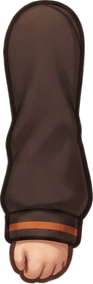
#> input picture pet/candidates/walk-proportions/rig/far-arm.png, 93 x 284 px; its folder holds 4 pictures in this run
$ python render_articulated.py
#> lines starting #> are read from the running program, lines starting #| are printed output that depends on the picture
"""Render a registered, two-bone cutout walk with a planted stance foot.

The illustrated parts rotate as rigid pieces. Inverse kinematics preserves
bone lengths; the support foot travels linearly opposite to page movement.
"""
from __future__ import annotations
from functools import lru_cache
from pathlib import Path
import math
import numpy as np
from PIL import Image, ImageEnhance, ImageDraw, ImageFilter, ImageChops

ROOT=Path(__file__).resolve().parents[3]
RIG=Path(__file__).resolve().parent/'rig'
COUNT=32
W,H=192,208
SUPERSAMPLE=4
STRIDE=36.0
STANCE=.6
PAGE_DISTANCE=STRIDE/STANCE/2  # the page companion is drawn at half scale

@lru_cache
def part(name: str, far: bool=False) -> Image.Image:
    im=Image.open(RIG/f'{name}.png').convert('RGBA')
    if far:
        alpha=im.getchannel('A')
        im=ImageEnhance.Brightness(im.convert('RGB')).enhance(.78).convert('RGBA')
        im.putalpha(alpha)
    return im

def transformed(canvas,im,source_a,source_b,target_a,target_b):
    sa=np.array(source_a,dtype=float);sb=np.array(source_b,dtype=float)
    ta=np.array(target_a,dtype=float);tb=np.array(target_b,dtype=float)
    sd=sb-sa;td=tb-ta
    scale=np.linalg.norm(td)/np.linalg.norm(sd)
    angle=math.atan2(td[1],td[0])-math.atan2(sd[1],sd[0])
    c,s=math.cos(angle)*scale,math.sin(angle)*scale
    matrix=np.array([[c,-s,0],[s,c,0],[0,0,1.]])
    matrix[:2,2]=ta-matrix[:2,:2]@sa
    matrix[:2]*=SUPERSAMPLE
    inverse=np.linalg.inv(matrix)
    rendered=im.convert('RGBa').transform(canvas.size,Image.Transform.AFFINE,
        tuple(inverse[:2].flatten()),resample=Image.Resampling.BICUBIC).convert('RGBA')
    canvas.alpha_composite(rendered)

def foot_pose(phase):
    p=phase%1
    if p<STANCE:
        x=-STRIDE/2+STRIDE*p/STANCE
        angle=-math.radians(18)*max(0,(p-.52)/.08)
        ankle=np.array((x,183.75))
        if p>.52:
            # Rotate around the forefoot for heel lift; that support point
            # keeps its linear ground trajectory.
            toe=np.array((x+(32-187)*.105,195.0))
            delta=np.array(((187-32)*.105,(75-176)*.105))
            c,s=math.cos(angle),math.sin(angle)
            ankle=toe+np.array((c*delta[0]-s*delta[1],s*delta[0]+c*delta[1]))
        return ankle,angle,True
    swing=(p-STANCE)/(1-STANCE)
    eased=swing*swing*(3-2*swing)
    x=STRIDE/2-STRIDE*eased
    y=183.75-18*math.sin(math.pi*swing)
    angle=math.radians(-18*math.cos(math.pi*swing/2)+6*math.sin(math.pi*swing))
    return np.array((x,y)),angle,False

def knee_for(hip,ankle,length=23.5):
    delta=ankle-hip
    distance=float(np.linalg.norm(delta))
    if distance>=length*2:
        raise ValueError(f'Unreachable ankle at {distance:.2f}px')
    middle=(hip+ankle)/2
    bend=math.sqrt(length**2-(distance/2)**2)
    # Knees bend forward, toward the left-facing character's toes.
    return middle+np.array((-delta[1],delta[0]))/distance*bend

def pose(phase):
    bob=2.0*math.sin(4*math.pi*phase)
    hip=np.array((96.,143.+bob))
    legs=[]
    for p,offset in ((phase+.5,-1.),(phase,1.)):
        ankle,angle,support=foot_pose(p)
        ankle[0]+=96+offset
        leg_hip=hip+np.array((offset,0.))
        knee=knee_for(leg_hip,ankle)
        legs.append(dict(hip=leg_hip,knee=knee,ankle=ankle,angle=angle,support=support))
    return hip,bob,legs

def draw_leg(canvas,leg,far):
    skin=Image.new('RGBA',canvas.size)
    thigh=part('thigh',far); thigh=thigh.resize((round(thigh.width*1.5),thigh.height),Image.Resampling.LANCZOS)
    transformed(skin,thigh,(70*1.5,25),(65*1.5,290),leg['hip'],leg['knee'])
    shin=part('shin',far); shin=shin.resize((round(shin.width*1.8),shin.height),Image.Resampling.LANCZOS)
    transformed(skin,shin,(55*1.8,22),(58*1.8,323),leg['knee'],leg['ankle'])
    # A cutout's closed end-cap ink must not become a ring across the knee.
    # Cover only the interior joint with the same illustrated thigh texture,
    # retaining the outside silhouette and its ink contour.
    center=leg['knee']*SUPERSAMPLE
    radius=9*SUPERSAMPLE
    joint=Image.new('L',canvas.size)
    ImageDraw.Draw(joint).ellipse((center[0]-radius,center[1]-radius,
                                  center[0]+radius,center[1]+radius),fill=255)
    joint=joint.filter(ImageFilter.GaussianBlur(.65*SUPERSAMPLE))
    joint=ImageChops.multiply(joint,skin.getchannel('A').filter(ImageFilter.MinFilter(7)))
    patch=Image.new('RGBA',canvas.size)
    texture=part('thigh',far).crop((20,100,120,200)).resize((radius*2,radius*2),Image.Resampling.BICUBIC)
    patch.paste(texture,(round(center[0]-radius),round(center[1]-radius)))
    patch.putalpha(ImageChops.multiply(patch.getchannel('A'),joint))
    skin.alpha_composite(patch)
    canvas.alpha_composite(skin)
    angle=leg['angle']
    end=leg['ankle']+np.array((27*math.cos(angle),27*math.sin(angle)))
    transformed(canvas,part('shoe',far),(187,75),(187+27/.105,75),leg['ankle'],end)

@lru_cache
def frames() -> tuple[Image.Image,...]:
    result=[]
    for index in range(COUNT):
        phase=index/COUNT
        hip,bob,legs=pose(phase)
        canvas=Image.new('RGBA',(W*SUPERSAMPLE,H*SUPERSAMPLE))
        far_shoulder=np.array((93.,99.+bob))
        arm_swing=8*math.cos(2*math.pi*phase)
        far_hand=far_shoulder+np.array((-arm_swing,math.sqrt(35**2-arm_swing**2)))
        transformed(canvas,part('far-arm'),(50,20),(50,250),far_shoulder,far_hand)
        draw_leg(canvas,legs[0],True)
        draw_leg(canvas,legs[1],False)
        # Hip registration is below the shorts: the jacket covers the joints.
        transformed(canvas,part('body'),(153,495),(153,0),(96,143+bob),(96,19+bob))
        near_shoulder=np.array((101.,98.+bob))
        near_hand=near_shoulder+np.array((arm_swing,math.sqrt(35**2-arm_swing**2)))
        transformed(canvas,part('near-arm'),(130,23),(26,213),near_shoulder,near_hand)
        result.append(canvas.resize((W,H),Image.Resampling.LANCZOS))
    return tuple(result)

if __name__=='__main__':
    from PIL import ImageDraw
    out=Path(__file__).resolve().parent
    out.mkdir(exist_ok=True)
    seq=[]
    sheet=Image.new('RGB',(W*8,H*4),(33,25,21))
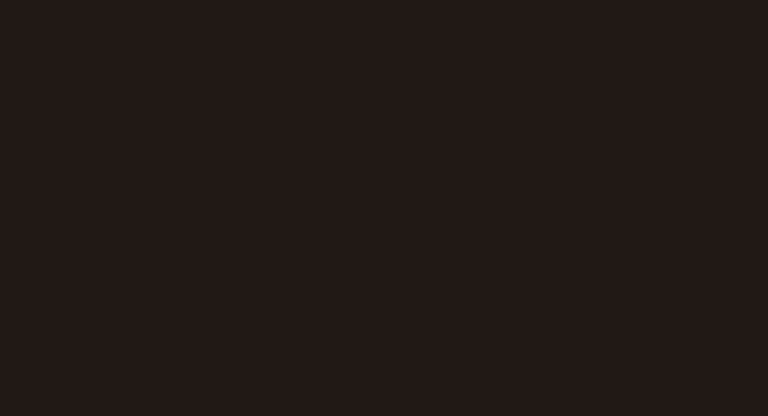
#> sheet: PIL image 1536x832 RGB (shown at 1/2 size); mean R, G, B 33, 25, 21
    for i,frame in enumerate(frames()):
#> in frames, `canvas=Image.new('RGBA',(W*SUPERSAMPLE,H*SUPERSAMPLE))`: canvas: PIL image 768x832 RGBA; every value is 0
#> in part, im is the input picture: PIL image 93x284 RGBA; mean R, G, B, A 64, 44.7, 38.6, 197
#> in transformed, `sa = np.array(source_a, dtype=float)`: sa = [50, 20]
#> in transformed, `sb = np.array(source_b, dtype=float)`: sb = [50, 250]
#> in transformed, `sd = sb - sa`: sd = [0, 230]
#> in transformed, `scale=np.linalg.norm(td)/np.linalg.norm(sd)`: scale = 0.152
#> in transformed, `angle=math.atan2(td[1],td[0])-math.atan2(sd[1],sd[0])`: angle = 0.231
#> in transformed, `c,s=math.cos(angle)*scale,math.sin(angle)*scale`: c = 0.148; s = 0.0348
#> in transformed, `matrix=np.array([[c,-s,0],[s,c,0],[0,0,1.]])`: matrix = [[0.148, -0.0348, 0], [0.0348, 0.148, 0], [0, 0, 1]]
#> in transformed, `inverse=np.linalg.inv(matrix)`: inverse = [[1.6, 0.376, -693.7], [-0.376, 1.6, -473.7], [0, 0, 1]]
#> in transformed, `rendered=im.convert('RGBa').transform(canvas.size,Image.Transform.AFFI..`:
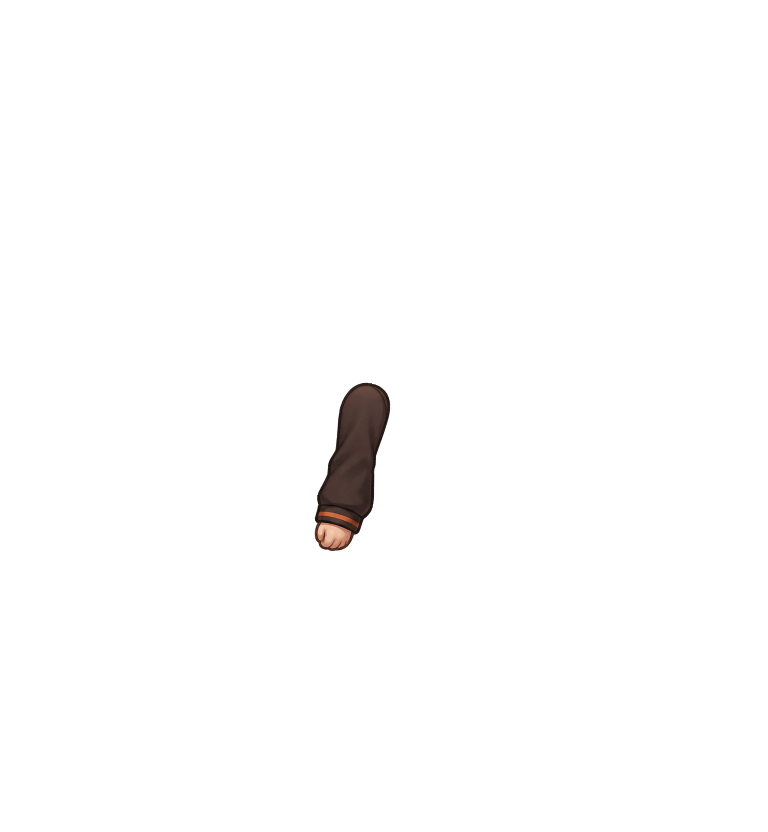
#> rendered: PIL image 768x832 RGBA; mean R, G, B, A 1, 0.7, 0.6, 3; transparent parts drawn white
#> (the run stopped early here; a loop or call above may not have finished)
